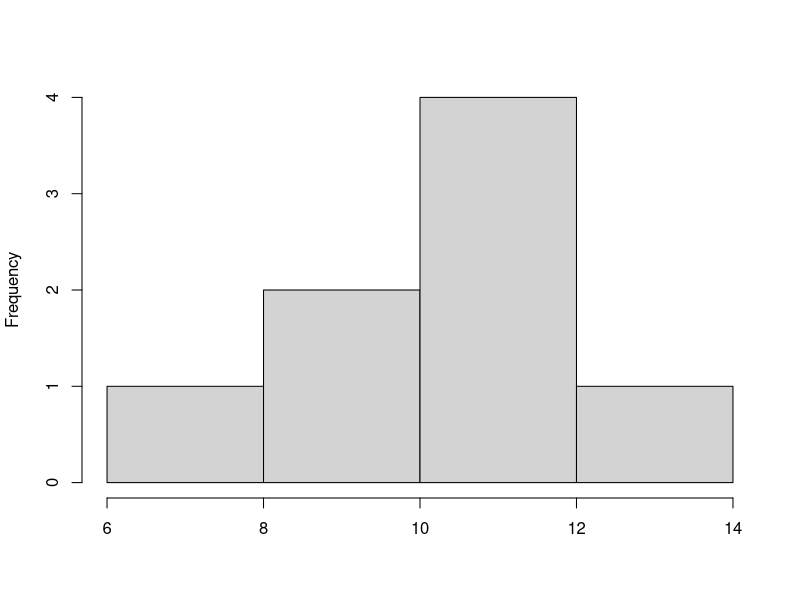
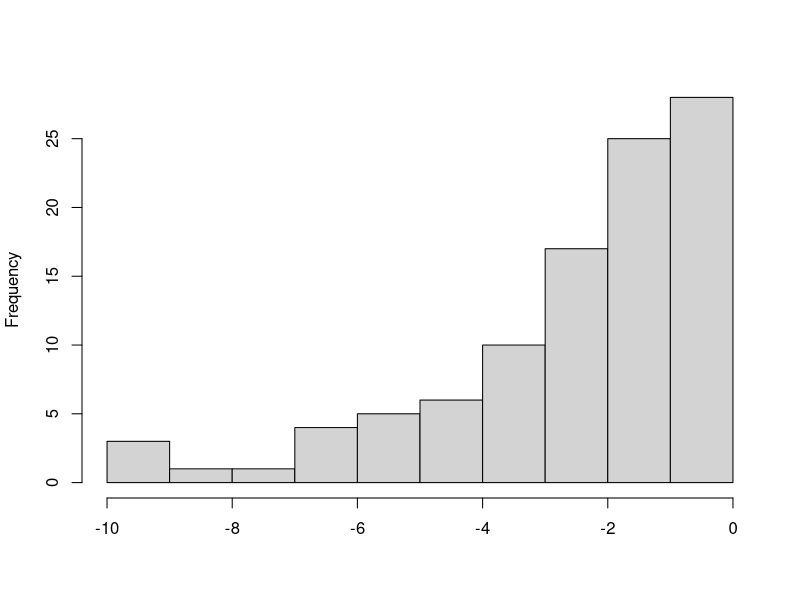
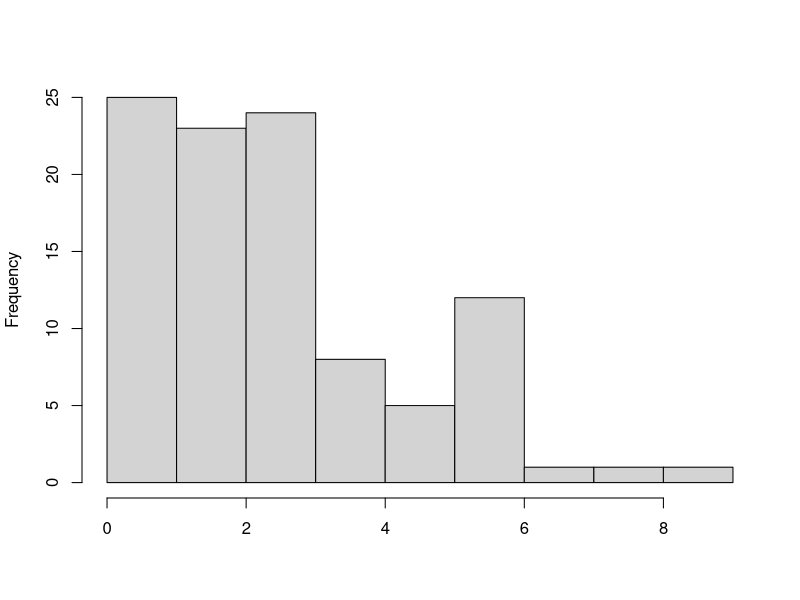
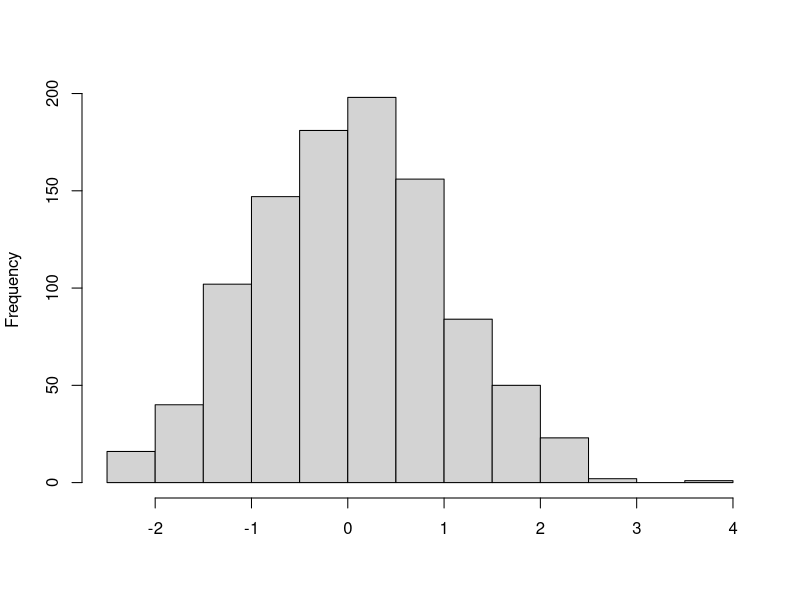
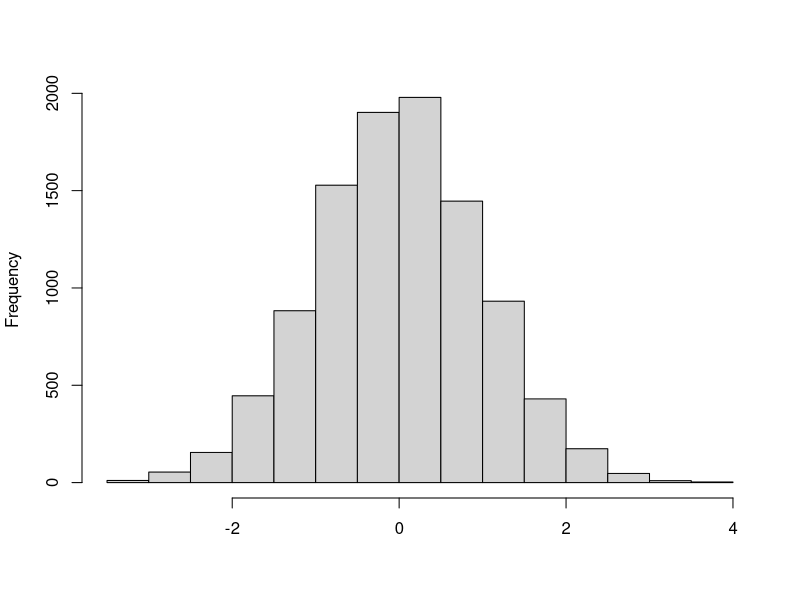
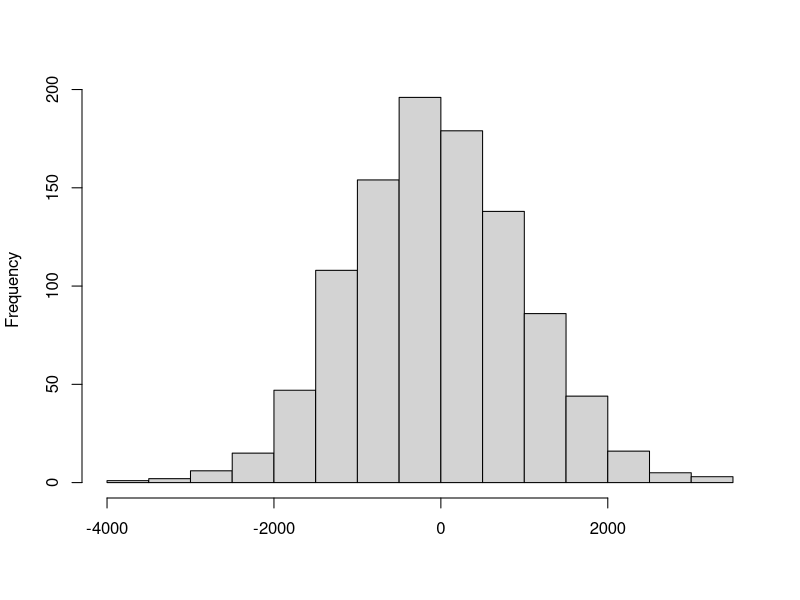
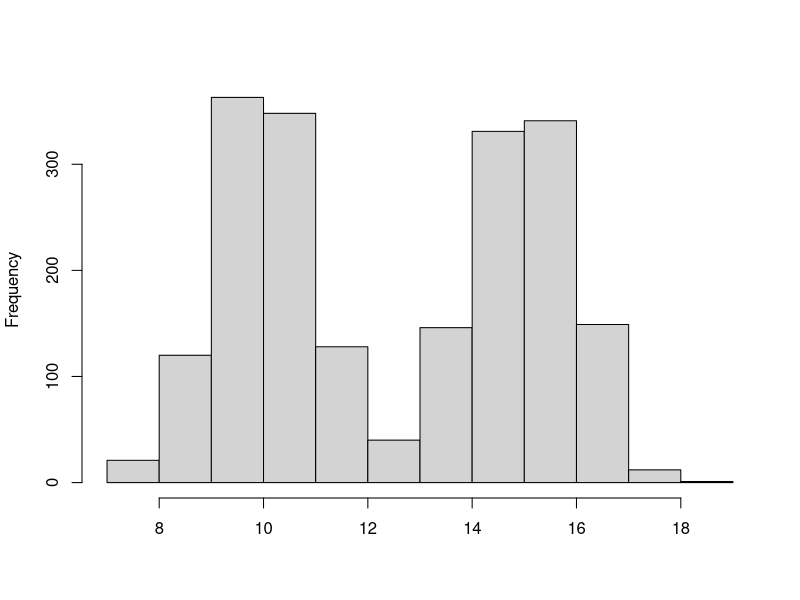
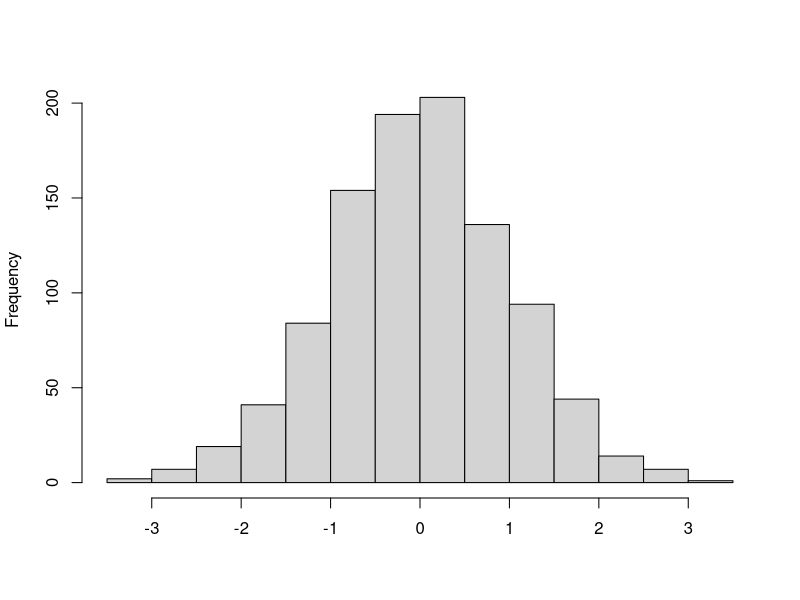

Reproduce these figures in R, in order.
## ---- chunk 1
set.seed(6)
working_1 <- rnorm(8, 10, 2) |> round(1)
working_1
## ---- chunk 2
working_1
## ---- chunk 3
library(tidyverse)
working_1
working_1 |> hist(xlab = "", main = "")
## ---- chunk 4
(rchisq(100, 3) * -1) |> hist(xlab = "", main = "")
## ---- chunk 5
rchisq(100, 3) |> hist(xlab = "", main = "")
## ---- chunk 6
rnorm(1000) |> hist(xlab = "", main = "")

## ---- chunk 7
rnorm(10000) |> hist(main = "", xlab = "") 
## ---- chunk 8
rnorm(1000, sd = 1000) |> hist(main = "", xlab = "") 
## ---- chunk 9
c(rnorm(1000, 10), rnorm(1000,15)) |> hist(xlab = "", main = "")
## ---- chunk 10
rnorm(1000) |> hist(main = "", xlab = "")
